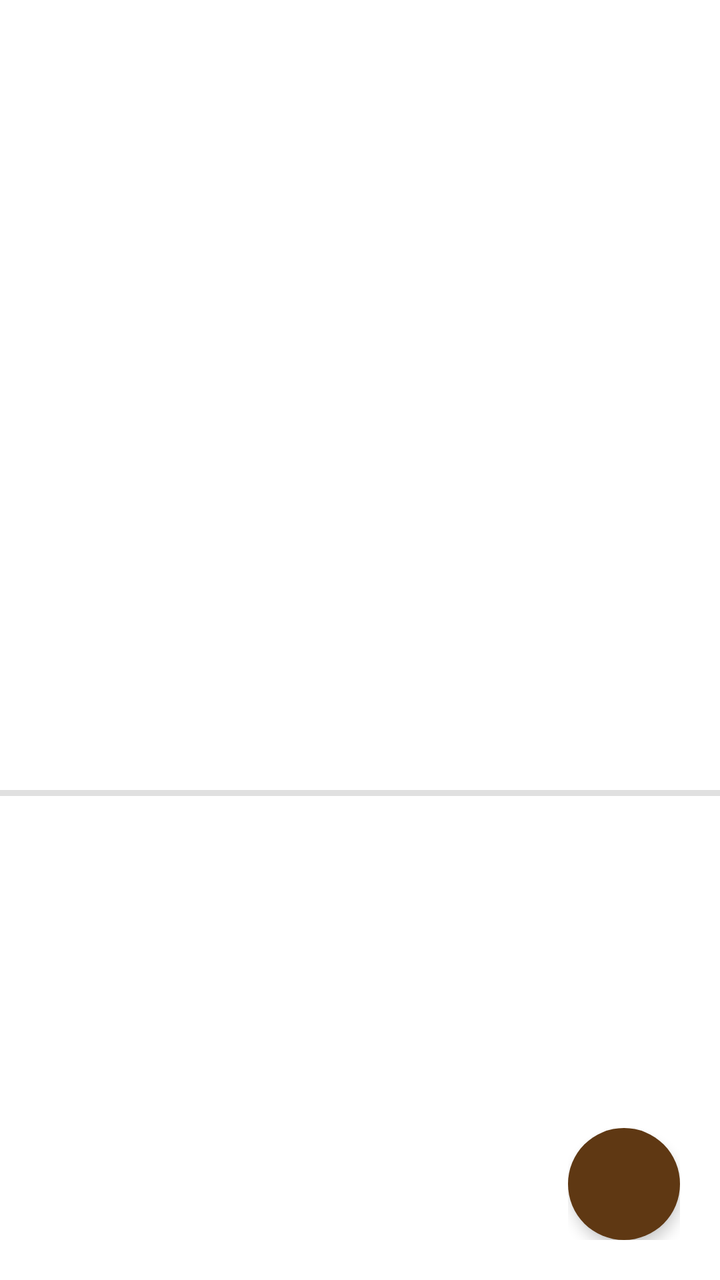
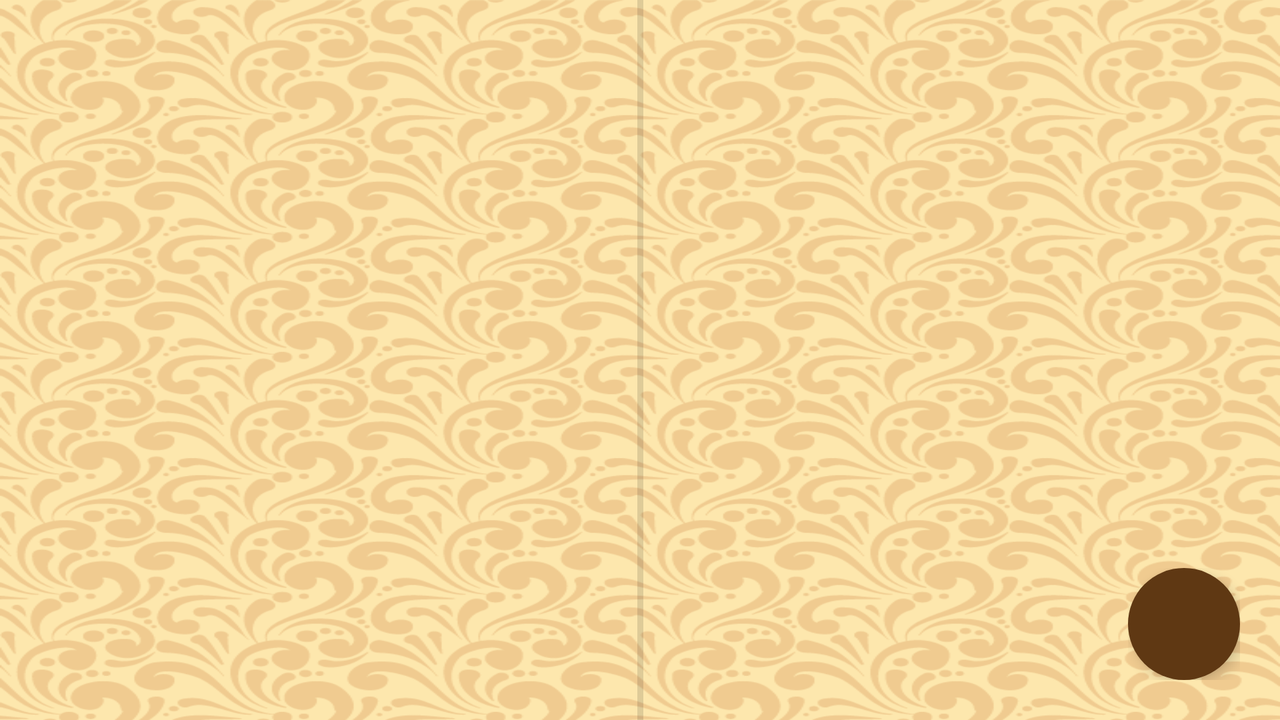

The same Android screen from two of the app's own layout files: first res/layout/ as a phone draws it, then the author's variant for another configuration, drawn on a device whose configuration selects that folder. Both files follow.
<!-- AndroidManifest.xml: application theme AppTheme -->
<!-- res/layout/fragment_productpreview.xml -->
<?xml version="1.0" encoding="utf-8"?>
<layout>
    <data>
        <variable name="product"
            type="com.frezzcoding.bolosassuncao.models.Product"/>
    </data>

<androidx.constraintlayout.widget.ConstraintLayout xmlns:android="http://schemas.android.com/apk/res/android"
    xmlns:tools="http://schemas.android.com/tools"
    android:layout_width="match_parent"
    android:layout_height="match_parent"
    android:background="@color/grey"
    xmlns:app="http://schemas.android.com/apk/res-auto">


    <ImageView
        android:id="@+id/iv_image"
        android:layout_width="match_parent"
        android:layout_height="wrap_content"
        android:adjustViewBounds="true"
        android:scaleType="fitCenter"
        app:layout_constraintLeft_toLeftOf="parent"
        app:layout_constraintRight_toRightOf="parent"
        app:layout_constraintTop_toTopOf="parent"
        app:layout_constraintBottom_toTopOf="@id/divider"
        />
    <com.airbnb.lottie.LottieAnimationView
        android:id="@+id/animation"
        android:scaleType="fitEnd"
        android:visibility="gone"
        app:layout_constraintTop_toTopOf="parent"
        app:layout_constraintLeft_toLeftOf="parent"
        app:layout_constraintRight_toRightOf="parent"
        app:layout_constraintBottom_toBottomOf="parent"
        app:lottie_fileName="success.json"
        app:lottie_autoPlay="false"
        app:lottie_repeatCount="0"
        android:layout_height="wrap_content"
        android:layout_width="wrap_content"/>
    <View
        android:id="@+id/divider"
        android:layout_width="match_parent"
        android:layout_height="3dp"
        app:layout_constraintLeft_toLeftOf="parent"
        app:layout_constraintRight_toRightOf="parent"
        app:layout_constraintTop_toTopOf="parent"
        app:layout_constraintBottom_toBottomOf="parent"
        app:layout_constraintVertical_bias="0.62"
        android:background="?android:attr/listDivider"
        tools:layout_editor_absoluteX="1dp"
        tools:layout_editor_absoluteY="445dp" />

    <TextView
        android:id="@+id/tv_title"
        android:layout_width="wrap_content"
        android:layout_height="wrap_content"
        app:layout_constraintLeft_toLeftOf="parent"
        app:layout_constraintRight_toRightOf="parent"
        app:layout_constraintTop_toBottomOf="@id/divider"
        android:layout_margin="20dp"
        android:textColor="#c6c1c1"
        android:text="@{product.name}"
        android:textSize="20sp"
        android:textStyle="bold"
        />

    <TextView
        android:id="@+id/tv_price"
        android:layout_width="wrap_content"
        android:layout_height="wrap_content"
        app:layout_constraintLeft_toLeftOf="parent"
        app:layout_constraintTop_toBottomOf="@id/divider"
        app:layout_constraintRight_toLeftOf="@id/tv_title"
        android:layout_margin="20dp"
        android:textColor="#c6c1c1"
        android:text="@{`R$ `+ String.format(`%.2f`, product.price)}"
        android:textSize="20sp"
        android:textStyle="bold"
        />
    <TextView
        android:id="@+id/tv_description"
        android:layout_width="wrap_content"
        android:layout_height="wrap_content"
        app:layout_constraintLeft_toLeftOf="parent"
        app:layout_constraintRight_toRightOf="parent"
        app:layout_constraintTop_toBottomOf="@id/tv_title"
        app:layout_constraintBottom_toBottomOf="parent"
        android:textSize="20sp"
        android:textStyle="italic"
        android:textColor="#c6c1c1"
        android:text="@{product.description}"

        />

    <LinearLayout
        android:layout_width="wrap_content"
        app:layout_constraintRight_toRightOf="parent"
        app:layout_constraintBottom_toBottomOf="parent"
        android:layout_margin="20dp"
        android:layout_height="wrap_content"
        >

        <com.google.android.material.floatingactionbutton.FloatingActionButton
            android:id="@+id/fab_basket"
            android:layout_width="wrap_content"
            android:layout_height="wrap_content"
            app:borderWidth="0dp"
            app:elevation="4dp"
            android:backgroundTint="@color/brownish"
            android:src="@drawable/ic_add_shopping_cart_black_24dp"
            />

    </LinearLayout>


</androidx.constraintlayout.widget.ConstraintLayout>
</layout>
<!-- resources referenced by this layout -->
<resources>
  <color name="brownish">#5F3813</color>
  <style name="AppTheme" parent="Base.Theme.MaterialComponents.Light.DarkActionBar">
          
          <item name="colorPrimary">@color/brownish</item>
          <item name="colorPrimaryDark">@color/browner</item>
          <item name="colorAccent">@color/brownish</item>
          
          <item name="windowActionBar">false</item>
          <item name="windowNoTitle">true</item>
      </style>
  <color name="browner">#573815</color>
</resources>
<!-- res/layout-land/fragment_productpreview.xml (the author's variant of the layout above) -->
<!-- drawn on the phone turned sideways -->
<?xml version="1.0" encoding="utf-8"?>
<layout>
    <data>
        <variable name="product"
            type="com.frezzcoding.bolosassuncao.models.Product"/>
    </data>

<androidx.constraintlayout.widget.ConstraintLayout xmlns:android="http://schemas.android.com/apk/res/android"
    xmlns:tools="http://schemas.android.com/tools"
    android:layout_width="match_parent"
    android:layout_height="match_parent"
    android:background="@drawable/background"
    xmlns:app="http://schemas.android.com/apk/res-auto">


    <ImageView
        android:id="@+id/iv_image"
        android:layout_width="wrap_content"
        android:layout_height="wrap_content"
        android:adjustViewBounds="true"
        android:scaleType="fitCenter"
        app:layout_constraintLeft_toLeftOf="parent"
        app:layout_constraintRight_toLeftOf="@id/divider"
        app:layout_constraintTop_toTopOf="parent"
        app:layout_constraintBottom_toBottomOf="parent"
        />
    <com.airbnb.lottie.LottieAnimationView
        android:id="@+id/animation"
        android:scaleType="fitEnd"
        android:visibility="gone"
        app:layout_constraintTop_toTopOf="parent"
        app:layout_constraintLeft_toLeftOf="parent"
        app:layout_constraintRight_toRightOf="parent"
        app:layout_constraintBottom_toBottomOf="parent"
        app:lottie_fileName="success.json"
        app:lottie_autoPlay="false"
        app:lottie_repeatCount="0"
        android:layout_height="wrap_content"
        android:layout_width="wrap_content"/>
    <View
        android:id="@+id/divider"
        android:layout_width="3dp"
        android:layout_height="match_parent"
        app:layout_constraintLeft_toLeftOf="parent"
        app:layout_constraintRight_toRightOf="parent"
        app:layout_constraintTop_toTopOf="parent"
        app:layout_constraintBottom_toBottomOf="parent"
        app:layout_constraintHorizontal_bias="0.50"
        android:background="?android:attr/listDivider"
        tools:layout_editor_absoluteX="1dp"
        tools:layout_editor_absoluteY="445dp" />

    <TextView
        android:id="@+id/tv_title"
        android:layout_width="wrap_content"
        android:layout_height="wrap_content"
        app:layout_constraintLeft_toRightOf="@id/tv_price"
        app:layout_constraintRight_toRightOf="parent"
        app:layout_constraintTop_toTopOf="parent"
        android:layout_margin="20dp"
        android:textColor="@color/textfieldcolour"
        android:text="@{product.name}"
        android:textSize="20sp"
        android:textStyle="bold"
        />

    <TextView
        android:id="@+id/tv_price"
        android:layout_width="wrap_content"
        android:layout_height="wrap_content"
        app:layout_constraintLeft_toRightOf="@id/divider"
        app:layout_constraintRight_toLeftOf="@id/tv_title"
        app:layout_constraintTop_toTopOf="parent"
        android:layout_margin="20dp"
        android:textColor="@color/textfieldcolour"
        android:text="@{`R$ `+ String.format(`%.2f`, product.price)}"
        android:textSize="20sp"
        android:textStyle="bold"
        />
    <TextView
        android:id="@+id/tv_description"
        android:layout_width="wrap_content"
        android:layout_height="wrap_content"
        app:layout_constraintLeft_toRightOf="@id/divider"
        app:layout_constraintTop_toBottomOf="@id/tv_title"
        app:layout_constraintRight_toRightOf="parent"
        app:layout_constraintBottom_toBottomOf="parent"
        android:textSize="20sp"
        android:textStyle="italic"
        android:textColor="@color/textfieldcolour"
        android:text="@{product.description}"

        />

    <LinearLayout
        android:layout_width="wrap_content"
        app:layout_constraintRight_toRightOf="parent"
        app:layout_constraintBottom_toBottomOf="parent"
        android:layout_margin="20dp"
        android:layout_height="wrap_content"
        >

        <com.google.android.material.floatingactionbutton.FloatingActionButton
            android:id="@+id/fab_basket"
            android:layout_width="wrap_content"
            android:layout_height="wrap_content"
            app:borderWidth="0dp"
            app:elevation="4dp"
            android:backgroundTint="@color/brownish"
            android:src="@drawable/ic_add_shopping_cart_black_24dp"
            />

    </LinearLayout>


</androidx.constraintlayout.widget.ConstraintLayout>
</layout>
<!-- resources referenced by the variant -->
<!-- as the phone turned sideways resolves them -->
<resources>
  <color name="brownish">#5F3813</color>
  <color name="textfieldcolour">#000000</color>
  <!-- drawable background: png bitmap (drawable-xhdpi, 183480 bytes) -->
  <style name="AppTheme" parent="Base.Theme.MaterialComponents.Light.DarkActionBar">
          
          <item name="colorPrimary">@color/brownish</item>
          <item name="colorPrimaryDark">@color/browner</item>
          <item name="colorAccent">@color/brownish</item>
          
          <item name="windowActionBar">false</item>
          <item name="windowNoTitle">true</item>
      </style>
  <color name="browner">#573815</color>
</resources>
